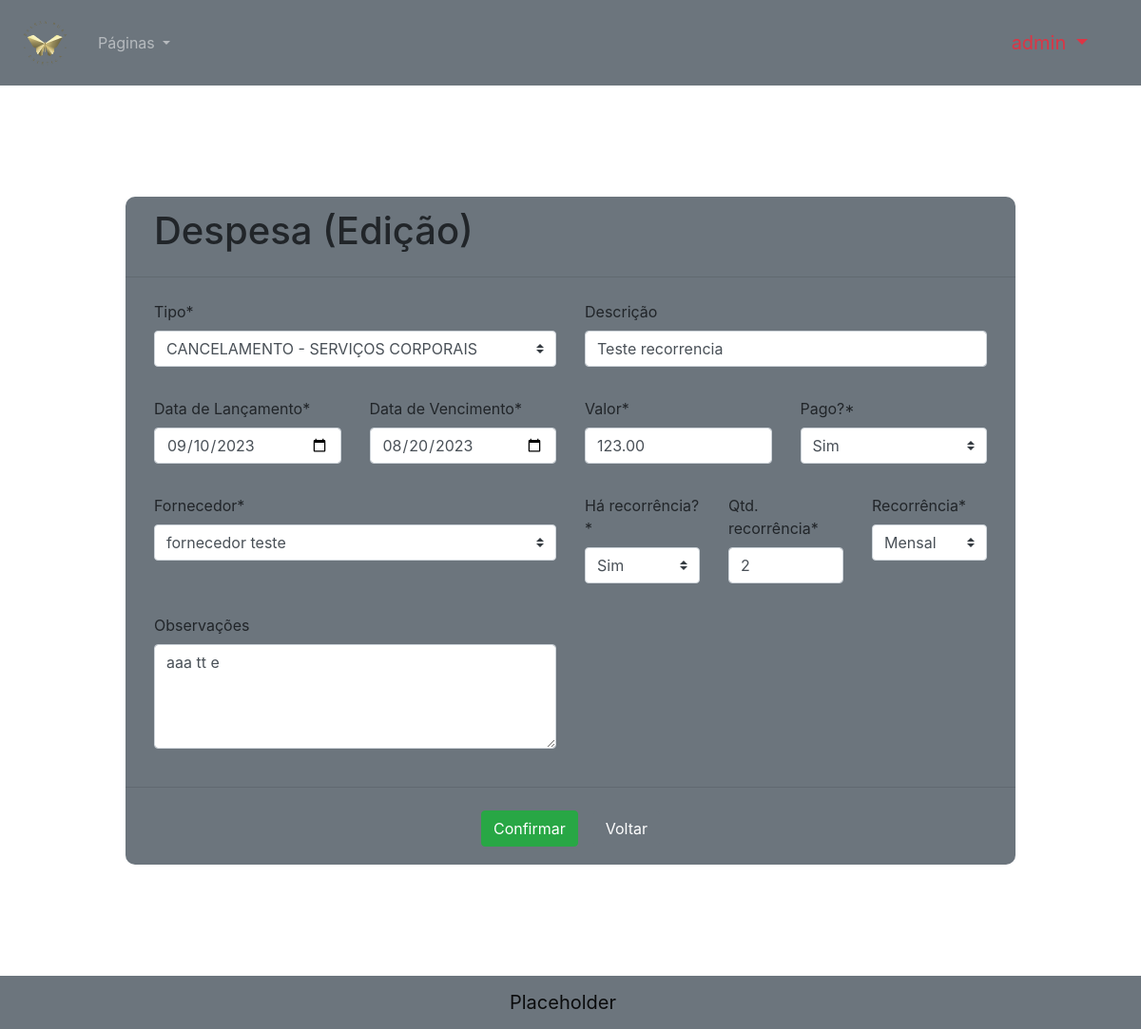
Screenshot of /invoice/edit/3 (signed in) with the database file from the repository.
### main/models.py (models this page shows, shortened)
class Invoice(models.Model):
    invoice_type = models.ForeignKey("Account", null=True, blank=True, on_delete=models.SET_NULL)
    supplier = models.ForeignKey("Supplier", null=True, blank=True, on_delete=models.SET_NULL)
    payment_type = models.ForeignKey("PaymentType", null=True, blank=True, on_delete=models.SET_NULL)
    generator_sale = models.ForeignKey("Sale", null=True, blank=True, on_delete=models.CASCADE)
    description = models.CharField(max_length=200)
    release_date = models.DateField()
    due_date = models.DateField(default=datetime.date.today())
    payment_date = models.DateField(blank=True, null=True)
    cost = models.DecimalField(max_digits=8, decimal_places=2)
    paid = models.BooleanField(default=False)
    recurring = models.BooleanField(default=False)
    recurring_qtd = models.IntegerField(blank=True, null=True)
    recurring_time = models.IntegerField(blank=True, null=True)
    obs = models.CharField(max_length=200)

class Supplier(models.Model):
    name = models.CharField(max_length=40, verbose_name="Nome Fantasia", default="")
    cnpj = models.CharField(max_length=40, verbose_name="CNPJ", default="")
    address = models.CharField(max_length=40, verbose_name="Endereço", default="")
    cep = models.CharField(max_length=40, verbose_name="CEP", default="")
    class Meta:
        verbose_name = 'Fornecedor'
        verbose_name_plural = 'Fornecedores'

### main/views.py (the view, shortened to what this page needs)
# urls.py: path("invoice/edit/<int:invoice_id>", views.EditInvoice, name="edit_invoice"),
@login_required(login_url="/login/")
@user_passes_test(user_is_staff, login_url="login")
def EditInvoice(request, invoice_id):
    invoice = Invoice.objects.get(pk=invoice_id)
    supplier_list = Supplier.objects.all()
    invoice_type_list = Account.objects.filter(is_expense=True)
    time = ""
    if invoice.recurring_time == '7':
        time = "Semanal"
    elif invoice.recurring_time == '15':
        time = "Quinzenal"
    elif invoice.recurring_time == '30':
        time = "Mensal"
    paid = ""
    if invoice.paid == True:
        paid = "Sim"
    else:
        paid = "Não"
    recurring = ""
    if invoice.recurring == True:
        recurring = "Sim"
    else:
        recurring = "Não"
    context = {
        "perms":request.user.get_all_permissions(),
        "username" : request.user,
        "invoice" : invoice,
        "time" : time,
        "paid" : paid,
        "recurring" : recurring,
        "supplier_list" : supplier_list,
        "invoice_type_list" : invoice_type_list,
    }
    return render(request, "html/edit_invoice.html", context)

### main/views.py (called while the page is built)
def user_is_staff(user):
    return user.groups.filter(name='Financeiro').exists() or user.is_superuser

### main/templates/html/edit_invoice.html (shortened to what this page needs)
{% extends "./main.html" %}
{% load static %}
    {% block body %}
    <div class="container-fluid">
        <form action="{% url 'edit_invoice' invoice.pk %}" method="post" class="box bg-secondary">
            <div class="col row">
                <h1 class="col align-self-center">Despesa (Edição)</h1>
            </div>
            <hr width="100" class="w-100">
            <div class="col row justify-content-lg-around justify-content-lg-between py-2">
                <div class="col-6 d-flex flex-column form-group">
                    <label for="TipoConta">Tipo*</label>
                    <select class="custom-select" id="TipoConta" name="invoice_type">
                        {% for type in invoice_type_list %}
                        <option value="{{type.pk}}" {% if type.pk == invoice.invoice_type.pk %} selected {% endif %}>{{type.name}}</option>
                        {% endfor %}
                    </select>
                </div>
                <div class="col-6 d-flex flex-column form-group">
                    <label for="Descrição">Descrição</label>
                    <input class="form-control" value="{{invoice.description}}" id="Descrição" name="description" type="text">
                </div>
            </div>
            <div class="col row justify-content-lg-around justify-content-center py-2">
                <div class="col-3 d-flex flex-column form-group">
                    <label for="Lançamento">Data de Lançamento*</label>
                    <input class="form-control" value="{{invoice.release_date|date:'Y-m-d'}}" id="Lançamento" name="release_date" type="date">
                </div>
                <div class="col-3 d-flex flex-column form-group">
                    <label for="Pagamento">Data de Vencimento*</label>
                    <input class="form-control" value="{{invoice.due_date|date:'Y-m-d'}}" id="Pagamento" name="due_date" type="date">
                </div>
                <div class="col-3 d-flex flex-column form-group">
                    <label for="Nascimento">Valor*</label>
                    <input class="form-control" value="{{invoice.cost}}" id="Nascimento" name="cost" type="number">
                </div>
                <div class="col-3 d-flex flex-column form-group">
                    <label for="paid">Pago?*</label>
                    <select class="custom-select" class="form-select"  id="paid" value="{{invoice.recurring}}" name="paid">
                        <option value="True" {% if invoice.paid %} selected {% endif %}>Sim</option>
                    </select>
                </div>
            </div>
            <div class="col row justify-content-lg-around justify-content-lg-between py-2">
                <div class="col-6 d-flex flex-column form-group">
                    <label for="supplier">Fornecedor*</label>
                    <select class="custom-select"  id="supplier" name="supplier">
                        {% for supplier in supplier_list %}
                        <option value="{{supplier.pk}}" {% if supplier.pk == invoice.supplier.pk %} selected {% endif %}>{{supplier.name}}</option>
                        {% endfor %}
                    </select>
                </div>
                <div class="col-2 d-flex flex-column form-group">
                    <label for="Recorrencia">Há recorrência?*</label>
                    <select class="custom-select" class="form-select"  id="Recorrencia" value="{{invoice.recurring}}" name="recurring" onchange="changeView(event)">
                        <option value="True" {% if invoice.recurring %} selected {% endif %}>Sim</option>
                    </select>
                </div>
                <div id="qtd_div" class="col-2 d-flex flex-column form-group" style="visibility: hidden">
                    <label for="Qtd">Qtd. recorrência*</label>
                    <input class="form-control" id="Qtd" name="recurring_qtd" type="number" value="{{invoice.recurring_qtd}}">
                </div>
                <div id="rec_div" class="col-2 d-flex flex-column form-group" style="visibility: hidden">
                    <label for="Prazo">Recorrência*</label>
                    <select class="custom-select" class="form-select" id="Prazo" name="recurring_time">
                        <option value="30" {% if invoice.recurring_time == 30 %} selected {% endif %}>Mensal</option>
                    </select>
                </div>
            </div>
            <div class="col row justify-content-lg-around justify-content-lg-between py-2">
                <div class="col-6 d-flex flex-column form-group">
                    <label for="OBS">Observações</label>
                    <textarea class="form-control" name="obs" id="OBS" cols="20" rows="4">{{invoice.obs}}</textarea>
                </div>
                <div class="col-6"></div>
            </div>
            <hr width="100" class="w-100">
            <div class="d-flex justify-content-end">
                <div class="ml-auto p-2">
                    <input type="submit" value="Confirmar" class="btn btn-success">
                </div>
                <div class="ml-auto p-2">
                    <button type="button" url="{% url 'list_person' %}" onclick="cancelCreation(event)" class="btn btn-secondary" id="cancelButton">Voltar</button>
                </div>
            </div>
        </form>
      </div>
    {% endblock %}

### main/static/css/style.css (style rules this page uses)
body { min-height: 100vh; display: flex; flex-direction: column; }
form { display: flex; flex-direction: column; }
.box { margin: 10%; display: flex; flex-direction: column; border-color: black; align-items: center; border-radius: 10px; background-color: antiquewhite; padding-bottom: 1%; padding-top: 1%; }

### rows the page displays
Invoice: description "Teste recorrencia", release_date "09/10/2023", due_date "08/20/2023", cost "123.00", paid "Sim", supplier "fornecedor teste", recurring "Sim", recurring_qtd "2", recurring_time "Mensal", obs "aaa tt e"

### other values shown
form field invoice_type "CANCELAMENTO - SERVIÇOS CORPORAIS"
